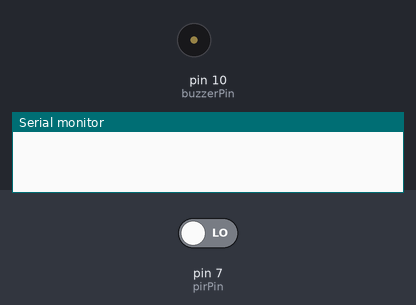
This sketch was run on a simulated Arduino Uno, built with avr-gcc and run on an emulated ATmega328P. Parts: buzzer (waves = sounding, pin HIGH), the last lines printed to the serial monitor. The test bench sets the inputs (shaded band); at power-on: pin 7 (pirPin) LOW.

Above: at 1.8 s.
1.9 s: pin 7 (pirPin) driven HIGH
At 2.4 s:
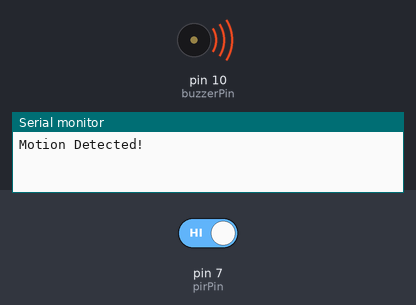
3.5 s: pin 7 (pirPin) driven LOW
At 4.7 s:
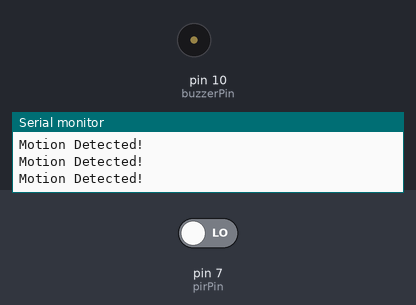
Timing chart, 0 to 6.5 s (numbered marks = the images above; inputs shaded):
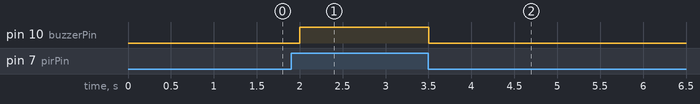

The sketch:

Motion.ino
```cpp
int pirPin = 7;
int buzzerPin = 10;

void setup()
{
    pinMode(pirPin, INPUT);
    pinMode(buzzerPin, OUTPUT);
    Serial.begin(9600);
}

void loop()
{
    int motion = digitalRead(pirPin);
    if (motion == HIGH)
    {
        Serial.println("Motion Detected!");
        digitalWrite(buzzerPin, HIGH);
    }
    else
    {
        digitalWrite(buzzerPin, LOW);
    }
    delay(500);
}
```

Measured:
- after the input at 1.9 s, pin 10 (buzzerPin): LOW → HIGH after 0.10 s
- after the input at 3.5 s, pin 10 (buzzerPin): HIGH → LOW at once
